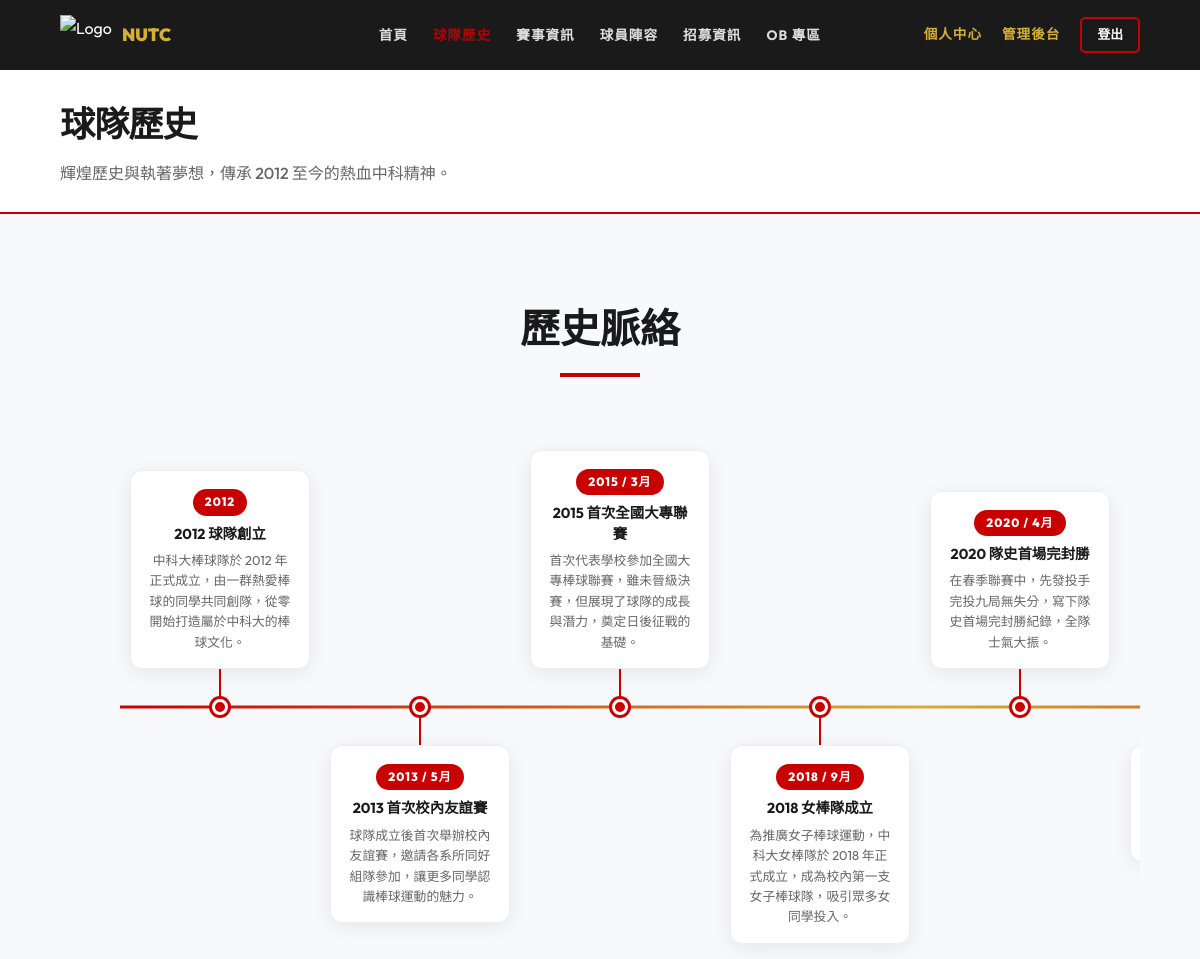
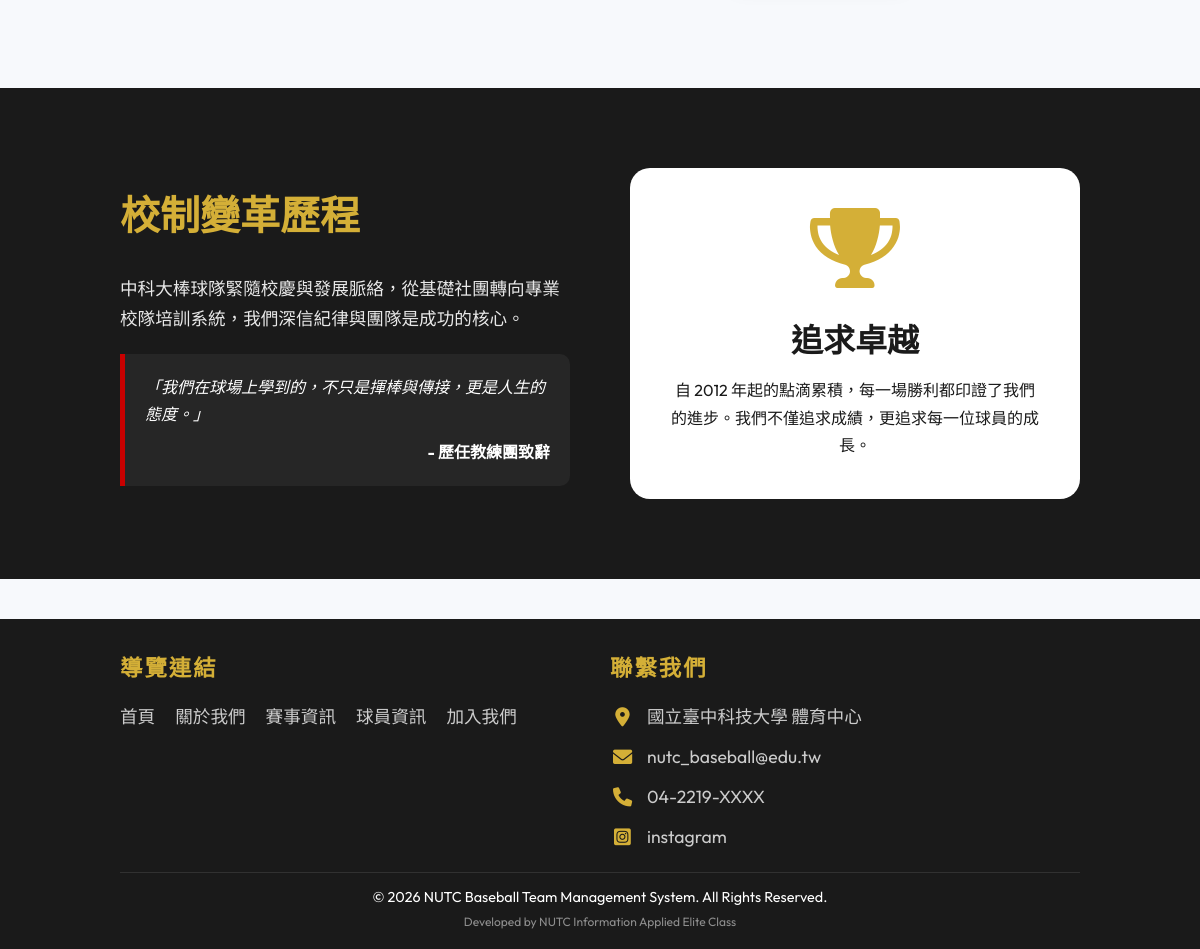
Page /about.php (signed in) on the committed database (2 pictures, top to bottom).
### tables this page shows
CREATE TABLE `teamhistory` (
  `History_Id` int(11) NOT NULL COMMENT '紀錄識別碼',
  `Team_Id` int(11) NOT NULL COMMENT '關聯 Team.team_Id',
  `title` varchar(100) NOT NULL COMMENT '標題',
  `content` text DEFAULT NULL COMMENT '詳細簡介內容',
  `start_year` int(11) DEFAULT NULL COMMENT '起始年份',
  `month` int(2) DEFAULT NULL
);

CREATE TABLE `contact_us` (
  `id` int(11) NOT NULL,
  `icon_class` varchar(50) NOT NULL,
  `content_text` varchar(255) NOT NULL,
  `link` varchar(255) DEFAULT NULL
);

### includes/Database.php (called while the page is built, shortened)
<?php
class Database {
    private $pdo;
    public function __construct() {
        $host = 'localhost';
        $db   = 'baseball_web';
        $user = 'root';
        $pass = '';
        $charset = 'utf8mb4';
        $dsn = "mysql:host=$host;port=3306;dbname=$db;charset=$charset";
        $options = [
            PDO::ATTR_ERRMODE            => PDO::ERRMODE_EXCEPTION,
            PDO::ATTR_DEFAULT_FETCH_MODE => PDO::FETCH_ASSOC,
            PDO::ATTR_EMULATE_PREPARES   => false,
        ];
        try {
            $this->pdo = new PDO($dsn, $user, $pass, $options);
            $stmt = $this->pdo->query("DESCRIBE `player_game_details`");
            $cols = $stmt->fetchAll(PDO::FETCH_COLUMN);
            $stmt = $this->pdo->query("SHOW COLUMNS FROM `member` LIKE 'role'");
            $roleCol = $stmt->fetch();
        } catch (\PDOException $e) {
            throw new \PDOException($e->getMessage(), (int)$e->getCode());
        }
    }
    public function getAll($table) {
        $stmt = $this->pdo->query("SELECT * FROM `$table`");
        return $stmt->fetchAll();
    }
}

### includes/config.php (called while the page is built, shortened)
<?php
require_once 'Database.php';
$db = new Database();
if (empty($db->getAll('teamhistory'))) {
    $historyData = [
        ['Team_Id' => 1, 'start_year' => 2012, 'title' => '2012 球隊創立', 'content' => '中科大棒球隊於 2012 年正式成立，由一群熱愛棒球的同學共同創隊，從零開始打造屬於中科大的棒球文化。'],
        ['Team_Id' => 1, 'start_year' => 2015, 'title' => '2015 首次全國賽', 'content' => '首次代表學校參加全國大專棒球聯賽，雖未晉級，但展現了球隊的成長與潛力，奠定日後征戰的基礎。'],
        ['Team_Id' => 1, 'start_year' => 2018, 'title' => '2018 女棒隊成立', 'content' => '為推廣女子棒球運動，中科大女棒隊於 2018 年正式成立，成為校內第一支女子棒球隊，吸引眾多女同學投入。'],
        ['Team_Id' => 1, 'start_year' => 2022, 'title' => '2022 聯賽佳績', 'content' => '在全國大專棒球聯賽中取得隊史最佳成績，球員們的努力與付出獲得肯定，激勵全隊持續向上。'],
    ];
    foreach ($historyData as $h) {
        $db->insert('teamhistory', $h);
    }
}

### about.php (the view)
<?php
require_once 'includes/header.php';
$histories = $db->getAll('teamhistory');
usort($histories, function($a, $b) {
    if ($a['start_year'] == $b['start_year']) {
        return (int)($a['month'] ?? 0) <=> (int)($b['month'] ?? 0);
    }
    return $a['start_year'] <=> $b['start_year'];
});
?>
<div class="page-header">
    <h1>球隊歷史</h1>
    <p>輝煌歷史與執著夢想，傳承 2012 至今的熱血中科精神。</p>
</div>
<section class="about-section-1">
    <div class="container">
        <div class="section-title">
            <h2>歷史脈絡</h2>
        </div>
        <div class="timeline-wrapper">
            <div class="timeline-container">
                <?php foreach ($histories as $index => $h): ?>
                    <div class="timeline-item">
                        <div class="timeline-card">
                            <div class="timeline-year">
                                <?= (int)$h['start_year'] ?>
                                <?php if (!empty($h['month'])): ?>
                                    <span>/ <?= (int)$h['month'] ?>月</span>
                                <?php endif; ?>
                            </div>
                            <h3><?= htmlspecialchars($h['title']) ?></h3>
                            <p><?= nl2br(htmlspecialchars($h['content'])) ?></p>
                        </div>
                        <div class="timeline-connector"></div>
                        <div class="timeline-dot"></div>
                    </div>
                <?php endforeach; ?>
            </div>
        </div>
    </div>
</section>
<section class="about-dark-section">
    <div class="container">
        <div class="about-grid">
            <div>
                <h2 class="about-h2-secondary">校制變革歷程</h2>
                <p class="about-p-highlight">中科大棒球隊緊隨校慶與發展脈絡，從基礎社團轉向專業校隊培訓系統，我們深信紀律與團隊是成功的核心。</p>
                <div class="about-quote-block">
                    <p><i>「我們在球場上學到的，不只是揮棒與傳接，更是人生的態度。」</i></p>
                    <p class="about-quote-author">- 歷任教練團致辭</p>
                </div>
            </div>
            <div class="trophy-card">
                <i class="fas fa-trophy trophy-icon"></i>
                <h3 class="trophy-h3">追求卓越</h3>
                <p>自 2012 年起的點滴累積，每一場勝利都印證了我們的進步。我們不僅追求成績，更追求每一位球員的成長。</p>
            </div>
        </div>
    </div>
</section>
<?php require_once 'includes/footer.php'; ?>

### includes/footer.php (shortened to what this page needs)
<?php
$contactInfos = $db->getAll('contact_us');
?>
<footer>
    <div class="footer-content">
        <div class="footer-section">
            <h3>導覽連結</h3>
            <ul class="footer-links">
                <li><a href="index.php">首頁</a></li>
                <li><a href="about.php">關於我們</a></li>
                <li><a href="matches.php">賽事資訊</a></li>
                <li><a href="players.php">球員資訊</a></li>
                <li><a href="join.php">加入我們</a></li>
            </ul>
        </div>
        <div class="footer-section">
            <h3>聯繫我們</h3>
            <div class="footer-contact-list">
                <?php if (empty($contactInfos)): ?>
                    <p class="footer-contact-empty">尚未設定聯絡資訊</p>
                <?php else: ?>
                    <?php foreach ($contactInfos as $c): ?>
                        <p class="footer-contact-item">
                            <i class="<?= htmlspecialchars($c['icon_class']) ?>"></i>
                            <?php if (!empty($c['link'])): ?>
                                <a href="<?= htmlspecialchars($c['link']) ?>" target="_blank"><?= htmlspecialchars($c['content_text']) ?></a>
                            <?php else: ?>
                                <span><?= htmlspecialchars($c['content_text']) ?></span>
                            <?php endif; ?>
                        </p>
                    <?php endforeach; ?>
                <?php endif; ?>
            </div>
        </div>
    </div>
    <div class="footer-bottom">
        &copy; 2026 NUTC Baseball Team Management System. All Rights Reserved.
        <br><small style="opacity: 0.5;">Developed by NUTC Information Applied Elite Class</small>
    </div>
</footer>
</body>
</html>

### assets/css/style.css (style rules this page uses)
:root { --primary: #C80000; --secondary: #D4AF37; --bg-white: #FFFFFF; --bg-dark: #1A1A1A; --text-white: #FFFFFF; --text-dark: #1A1A1A; --gray-light: #F4F4F4; --transition: all 0.3s ease-in-out; }
* { margin: 0; padding: 0; box-sizing: border-box; font-family: 'Outfit', 'Noto Sans TC', -apple-system, sans-serif; }
body { background-color: #f7f9fc; color: var(--text-dark); line-height: 1.7; }
section { padding: 60px 10%; background-color: transparent; }
.page-header { padding: 25px 5%; background-color: #fff; border-bottom: 2px solid var(--primary); margin-bottom: 20px; text-align: left; }
.page-header h1 { font-size: 2.2rem; font-weight: 900; color: var(--bg-dark); text-transform: uppercase; letter-spacing: -1px; margin: 0; position: relative; display: inline-block; }
.page-header p { font-size: 1rem; color: #666; margin-top: 5px; font-weight: 500; }
section { padding: 80px 10%; }
.section-title { text-align: center; margin-bottom: 60px; }
.section-title h2 { font-size: 2.5rem; font-weight: 800; color: var(--text-dark); position: relative; display: inline-block; padding-bottom: 15px; }
.section-title h2::after { content: ''; position: absolute; bottom: 0; left: 50%; transform: translateX(-50%); width: 80px; height: 4px; background: var(--primary); }
footer { background: var(--bg-dark); color: var(--text-white); padding: 30px 10% 15px; margin-top: 40px; }
.footer-content { display: grid; grid-template-columns: repeat(auto-fit, minmax(200px, 1fr)); gap: 20px; margin-bottom: 20px; }
.footer-section h3 { margin-bottom: 15px; font-size: 1.4rem; letter-spacing: 2px; color: var(--secondary); }
.footer-links { list-style: none; padding: 0; display: flex; flex-direction: row; flex-wrap: wrap; gap: 10px 20px; }
.footer-links a { color: #ccc; text-decoration: none; transition: color 0.3s, transform 0.3s; font-size: 1.1rem; }
.footer-contact-list { display: flex; flex-direction: column; gap: 10px; }
.footer-contact-item { margin: 0; font-size: 1.1rem; color: #ccc; display: flex; align-items: center; gap: 12px; }
.footer-contact-item i { color: var(--secondary); font-size: 1.2rem; width: 25px; text-align: center; }
.footer-contact-item a { color: #ccc; text-decoration: none; transition: color 0.3s; }
.footer-bottom { text-align: center; padding-top: 12px; border-top: 1px solid rgba(255,255,255,0.1); font-size: 0.9rem; }
.container { max-width: 1500px; margin: 0 auto; }

### rows in the picture
teamhistory: start_year "2012", title "2012 球隊創立", content "中科大棒球隊於 2012 年正式成立，由一群熱愛棒球的同學共同創隊，從零開始打造屬於中科大的棒球文化。"
teamhistory: start_year "2013", month "5", title "2013 首次校內友誼賽", content "球隊成立後首次舉辦校內友誼賽，邀請各系所同好組隊參加，讓更多同學認識棒球運動的魅力。"
teamhistory: start_year "2015", month "3", title "2015 首次全國大專聯賽", content "首次代表學校參加全國大專棒球聯賽，雖未晉級決賽，但展現了球隊的成長與潛力，奠定日後征戰的基礎。"
teamhistory: start_year "2018", month "9", title "2018 女棒隊成立", content "為推廣女子棒球運動，中科大女棒隊於 2018 年正式成立，成為校內第一支女子棒球隊，吸引眾多女同學投入。"
teamhistory: start_year "2020", month "4", title "2020 隊史首場完封勝", content "在春季聯賽中，先發投手完投九局無失分，寫下隊史首場完封勝紀錄，全隊士氣大振。"
contact_us: content_text "國立臺中科技大學 體育中心"
contact_us: content_text "nutc_baseball@edu.tw"
contact_us: content_text "04-2219-XXXX"
contact_us: content_text "instagram"
